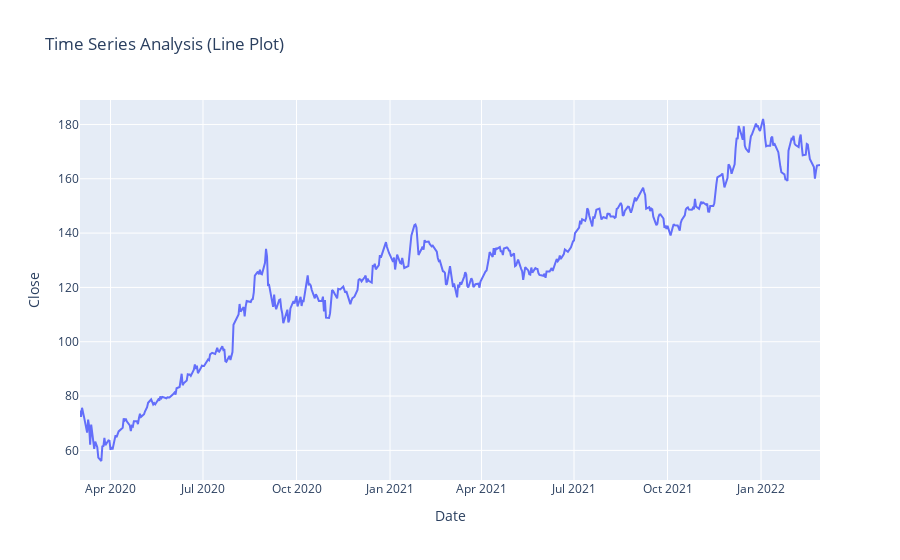

The notebook cell this image was saved under:
### Code cell
figure = px.line(df,
                x = df.index,
                y = "Close",
                title = "Time Series Analysis (Line Plot)")
figure

### Figure 1 — Plotly figure (JSON) as saved in the notebook; plotly's stock layout.template omitted (floating-point values rounded to 4 significant figures; data arrays with more than 128 entries replaced by an {"elided": "..."} marker saying what was removed)
{"data": [{"hovertemplate": "Date=%{x}<br>Close=%{y}<extra></extra>", "legendgroup": "", "line": {"color": "#636efa", "dash": "solid"}, "marker": {"symbol": "circle"}, "mode": "lines", "name": "", "orientation": "v", "showlegend": false, "type": "scatter", "x": {"elided": "504 str values"}, "xaxis": "x", "y": {"elided": "504 float values"}, "yaxis": "y"}], "layout": {"legend": {"tracegroupgap": 0}, "title": {"text": "Time Series Analysis (Line Plot)"}, "xaxis": {"anchor": "y", "domain": [0, 1], "title": {"text": "Date"}}, "yaxis": {"anchor": "x", "domain": [0, 1], "title": {"text": "Close"}}}}
